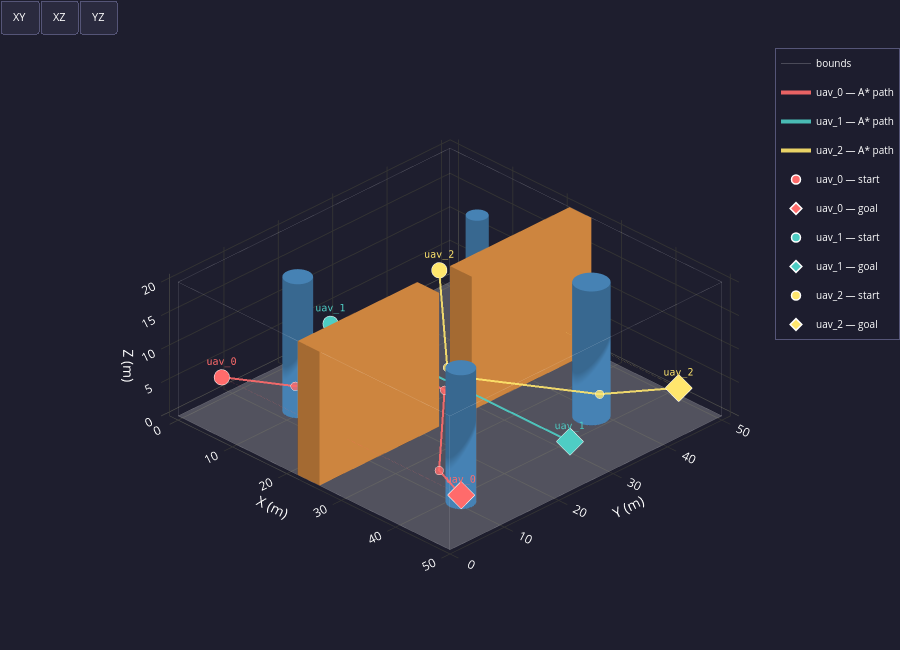

The code cell stored with this chart in its notebook:
### Code cell
# ── Cell 2 — Global Path Planning (A*) ──────────────────────────────────────
from global_planner import plan_paths, PlanResult, PlannerConfig
import logging
logging.getLogger("global_planner").setLevel(logging.WARNING)

PLANNER_CONFIG = os.path.join(_SWARM_DIR, "configs", "planner.yaml")

# ── Load planner config ───────────────────────────────────────────────────────
try:
    planner_cfg = PlannerConfig.from_yaml(PLANNER_CONFIG)
    w = env.world
    print(f"✓  Planner      [{os.path.basename(PLANNER_CONFIG)}]  "
          f"connectivity={planner_cfg.connectivity}  clearance={planner_cfg.clearance} voxel  "
          f"inflation={planner_cfg.inflation_radius} m")
except Exception as exc:
    print(f"✗  Planner      [{os.path.basename(PLANNER_CONFIG)}]  FAILED → {exc}")
    raise

# ── Apply obstacle inflation (rebuilds voxel grid if radius changed) ──────────
env.inflation_radius = planner_cfg.inflation_radius

# ── Run A* for all UAVs ───────────────────────────────────────────────────────
print(f"Running A* for {len(fleet.uavs)} UAVs  "
      f"(grid {env.world.nx}×{env.world.ny}×{env.world.nz})")

try:
    paths = plan_paths(env, fleet,
                       connectivity=planner_cfg.connectivity,
                       clearance=planner_cfg.clearance)
    for pr in paths:
        print(f"  ✓  {pr.uav_id:<10}  A*: {pr.n_astar_nodes:4d} nodes  "
              f"→  LOS: {pr.n_waypoints} waypoints  →  {pr.path_length:.1f} m")
except RuntimeError as exc:
    print(f"  ✗  A* FAILED — {exc}")
    raise

# ── Visualisation — same scene as Cell 1 + pruned paths ──────────────────────
plot_environment_3d(env, fleet=fleet, paths=paths)

### Figure 1 — Plotly figure (JSON) as saved in the notebook; plotly's stock layout.template omitted (floating-point values rounded to 4 significant figures; data arrays with more than 128 entries replaced by an {"elided": "..."} marker saying what was removed)
{"data": [{"color": "#EFEFEF", "flatshading": true, "hoverinfo": "skip", "i": [0, 0], "j": [1, 2], "k": [2, 3], "name": "floor", "opacity": 0.25, "showscale": false, "type": "mesh3d", "x": [0, 50, 50, 0], "y": [0, 0, 50, 50], "z": [0, 0, 0, 0]}, {"hoverinfo": "skip", "line": {"color": "white", "width": 1}, "mode": "lines", "name": "bounds", "opacity": 0.2, "type": "scatter3d", "x": [0, 50, null, 50, 50, null, 50, 0, null, 0, 0, null, 0, 50, null, 50, 50, null, 50, 0, null, 0, 0, null, 0, 0, null, 50, 50, null, 50, 50, null, 0, 0, null], "y": [0, 0, null, 0, 50, null, 50, 50, null, 50, 0, null, 0, 0, null, 0, 50, null, 50, 50, null, 50, 0, null, 0, 0, null, 0, 0, null, 50, 50, null, 50, 50, null], "z": [0, 0, null, 0, 0, null, 0, 0, null, 0, 0, null, 20, 20, null, 20, 20, null, 20, 20, null, 20, 20, null, 0, 20, null, 0, 20, null, 0, 20, null, 0, 20, null]}, {"color": "#4682B4", "flatshading": false, "hoverinfo": "skip", "i": {"elided": "160 int values"}, "j": {"elided": "160 int values"}, "k": {"elided": "160 int values"}, "name": "cyl_0", "opacity": 1, "showscale": false, "type": "mesh3d", "x": [12.0, 11.98, 11.9, 11.78, 11.62, 11.41, 11.18, 10.91, 10.62, 10.31, 10.0, 9.687, 9.382, 9.092, 8.824, 8.586, 8.382, 8.218, 8.098, 8.025, 8.0, 8.025, 8.098, 8.218, 8.382, 8.586, 8.824, 9.092, 9.382, 9.687, 10.0, 10.31, 10.62, 10.91, 11.18, 11.41, 11.62, 11.78, 11.9, 11.98, 12.0, 11.98, 11.9, 11.78, 11.62, 11.41, 11.18, 10.91, 10.62, 10.31, 10.0, 9.687, 9.382, 9.092, 8.824, 8.586, 8.382, 8.218, 8.098, 8.025, 8.0, 8.025, 8.098, 8.218, 8.382, 8.586, 8.824, 9.092, 9.382, 9.687, 10.0, 10.31, 10.62, 10.91, 11.18, 11.41, 11.62, 11.78, 11.9, 11.98, 10.0, 10.0], "y": [12.0, 12.31, 12.62, 12.91, 13.18, 13.41, 13.62, 13.78, 13.9, 13.98, 14.0, 13.98, 13.9, 13.78, 13.62, 13.41, 13.18, 12.91, 12.62, 12.31, 12.0, 11.69, 11.38, 11.09, 10.82, 10.59, 10.38, 10.22, 10.1, 10.02, 10.0, 10.02, 10.1, 10.22, 10.38, 10.59, 10.82, 11.09, 11.38, 11.69, 12.0, 12.31, 12.62, 12.91, 13.18, 13.41, 13.62, 13.78, 13.9, 13.98, 14.0, 13.98, 13.9, 13.78, 13.62, 13.41, 13.18, 12.91, 12.62, 12.31, 12.0, 11.69, 11.38, 11.09, 10.82, 10.59, 10.38, 10.22, 10.1, 10.02, 10.0, 10.02, 10.1, 10.22, 10.38, 10.59, 10.82, 11.09, 11.38, 11.69, 12.0, 12.0], "z": [0.0, 0.0, 0.0, 0.0, 0.0, 0.0, 0.0, 0.0, 0.0, 0.0, 0.0, 0.0, 0.0, 0.0, 0.0, 0.0, 0.0, 0.0, 0.0, 0.0, 0.0, 0.0, 0.0, 0.0, 0.0, 0.0, 0.0, 0.0, 0.0, 0.0, 0.0, 0.0, 0.0, 0.0, 0.0, 0.0, 0.0, 0.0, 0.0, 0.0, 20.0, 20.0, 20.0, 20.0, 20.0, 20.0, 20.0, 20.0, 20.0, 20.0, 20.0, 20.0, 20.0, 20.0, 20.0, 20.0, 20.0, 20.0, 20.0, 20.0, 20.0, 20.0, 20.0, 20.0, 20.0, 20.0, 20.0, 20.0, 20.0, 20.0, 20.0, 20.0, 20.0, 20.0, 20.0, 20.0, 20.0, 20.0, 20.0, 20.0, 0.0, 20.0]}, {"color": "#4682B4", "flatshading": false, "hoverinfo": "skip", "i": {"elided": "160 int values"}, "j": {"elided": "160 int values"}, "k": {"elided": "160 int values"}, "name": "cyl_1", "opacity": 1, "showscale": false, "type": "mesh3d", "x": [40.5, 40.47, 40.38, 40.23, 40.02, 39.77, 39.47, 39.13, 38.77, 38.39, 38.0, 37.61, 37.23, 36.87, 36.53, 36.23, 35.98, 35.77, 35.62, 35.53, 35.5, 35.53, 35.62, 35.77, 35.98, 36.23, 36.53, 36.87, 37.23, 37.61, 38.0, 38.39, 38.77, 39.13, 39.47, 39.77, 40.02, 40.23, 40.38, 40.47, 40.5, 40.47, 40.38, 40.23, 40.02, 39.77, 39.47, 39.13, 38.77, 38.39, 38.0, 37.61, 37.23, 36.87, 36.53, 36.23, 35.98, 35.77, 35.62, 35.53, 35.5, 35.53, 35.62, 35.77, 35.98, 36.23, 36.53, 36.87, 37.23, 37.61, 38.0, 38.39, 38.77, 39.13, 39.47, 39.77, 40.02, 40.23, 40.38, 40.47, 38.0, 38.0], "y": [38.0, 38.39, 38.77, 39.13, 39.47, 39.77, 40.02, 40.23, 40.38, 40.47, 40.5, 40.47, 40.38, 40.23, 40.02, 39.77, 39.47, 39.13, 38.77, 38.39, 38.0, 37.61, 37.23, 36.87, 36.53, 36.23, 35.98, 35.77, 35.62, 35.53, 35.5, 35.53, 35.62, 35.77, 35.98, 36.23, 36.53, 36.87, 37.23, 37.61, 38.0, 38.39, 38.77, 39.13, 39.47, 39.77, 40.02, 40.23, 40.38, 40.47, 40.5, 40.47, 40.38, 40.23, 40.02, 39.77, 39.47, 39.13, 38.77, 38.39, 38.0, 37.61, 37.23, 36.87, 36.53, 36.23, 35.98, 35.77, 35.62, 35.53, 35.5, 35.53, 35.62, 35.77, 35.98, 36.23, 36.53, 36.87, 37.23, 37.61, 38.0, 38.0], "z": [0.0, 0.0, 0.0, 0.0, 0.0, 0.0, 0.0, 0.0, 0.0, 0.0, 0.0, 0.0, 0.0, 0.0, 0.0, 0.0, 0.0, 0.0, 0.0, 0.0, 0.0, 0.0, 0.0, 0.0, 0.0, 0.0, 0.0, 0.0, 0.0, 0.0, 0.0, 0.0, 0.0, 0.0, 0.0, 0.0, 0.0, 0.0, 0.0, 0.0, 20.0, 20.0, 20.0, 20.0, 20.0, 20.0, 20.0, 20.0, 20.0, 20.0, 20.0, 20.0, 20.0, 20.0, 20.0, 20.0, 20.0, 20.0, 20.0, 20.0, 20.0, 20.0, 20.0, 20.0, 20.0, 20.0, 20.0, 20.0, 20.0, 20.0, 20.0, 20.0, 20.0, 20.0, 20.0, 20.0, 20.0, 20.0, 20.0, 20.0, 0.0, 20.0]}, {"color": "#4682B4", "flatshading": false, "hoverinfo": "skip", "i": {"elided": "160 int values"}, "j": {"elided": "160 int values"}, "k": {"elided": "160 int values"}, "name": "cyl_2", "opacity": 1, "showscale": false, "type": "mesh3d", "x": [16.5, 16.48, 16.43, 16.34, 16.21, 16.06, 15.88, 15.68, 15.46, 15.23, 15.0, 14.77, 14.54, 14.32, 14.12, 13.94, 13.79, 13.66, 13.57, 13.52, 13.5, 13.52, 13.57, 13.66, 13.79, 13.94, 14.12, 14.32, 14.54, 14.77, 15.0, 15.23, 15.46, 15.68, 15.88, 16.06, 16.21, 16.34, 16.43, 16.48, 16.5, 16.48, 16.43, 16.34, 16.21, 16.06, 15.88, 15.68, 15.46, 15.23, 15.0, 14.77, 14.54, 14.32, 14.12, 13.94, 13.79, 13.66, 13.57, 13.52, 13.5, 13.52, 13.57, 13.66, 13.79, 13.94, 14.12, 14.32, 14.54, 14.77, 15.0, 15.23, 15.46, 15.68, 15.88, 16.06, 16.21, 16.34, 16.43, 16.48, 15.0, 15.0], "y": [40.0, 40.23, 40.46, 40.68, 40.88, 41.06, 41.21, 41.34, 41.43, 41.48, 41.5, 41.48, 41.43, 41.34, 41.21, 41.06, 40.88, 40.68, 40.46, 40.23, 40.0, 39.77, 39.54, 39.32, 39.12, 38.94, 38.79, 38.66, 38.57, 38.52, 38.5, 38.52, 38.57, 38.66, 38.79, 38.94, 39.12, 39.32, 39.54, 39.77, 40.0, 40.23, 40.46, 40.68, 40.88, 41.06, 41.21, 41.34, 41.43, 41.48, 41.5, 41.48, 41.43, 41.34, 41.21, 41.06, 40.88, 40.68, 40.46, 40.23, 40.0, 39.77, 39.54, 39.32, 39.12, 38.94, 38.79, 38.66, 38.57, 38.52, 38.5, 38.52, 38.57, 38.66, 38.79, 38.94, 39.12, 39.32, 39.54, 39.77, 40.0, 40.0], "z": [0.0, 0.0, 0.0, 0.0, 0.0, 0.0, 0.0, 0.0, 0.0, 0.0, 0.0, 0.0, 0.0, 0.0, 0.0, 0.0, 0.0, 0.0, 0.0, 0.0, 0.0, 0.0, 0.0, 0.0, 0.0, 0.0, 0.0, 0.0, 0.0, 0.0, 0.0, 0.0, 0.0, 0.0, 0.0, 0.0, 0.0, 0.0, 0.0, 0.0, 20.0, 20.0, 20.0, 20.0, 20.0, 20.0, 20.0, 20.0, 20.0, 20.0, 20.0, 20.0, 20.0, 20.0, 20.0, 20.0, 20.0, 20.0, 20.0, 20.0, 20.0, 20.0, 20.0, 20.0, 20.0, 20.0, 20.0, 20.0, 20.0, 20.0, 20.0, 20.0, 20.0, 20.0, 20.0, 20.0, 20.0, 20.0, 20.0, 20.0, 0.0, 20.0]}, {"color": "#4682B4", "flatshading": false, "hoverinfo": "skip", "i": {"elided": "160 int values"}, "j": {"elided": "160 int values"}, "k": {"elided": "160 int values"}, "name": "cyl_3", "opacity": 1, "showscale": false, "type": "mesh3d", "x": [44.0, 43.98, 43.9, 43.78, 43.62, 43.41, 43.18, 42.91, 42.62, 42.31, 42.0, 41.69, 41.38, 41.09, 40.82, 40.59, 40.38, 40.22, 40.1, 40.02, 40.0, 40.02, 40.1, 40.22, 40.38, 40.59, 40.82, 41.09, 41.38, 41.69, 42.0, 42.31, 42.62, 42.91, 43.18, 43.41, 43.62, 43.78, 43.9, 43.98, 44.0, 43.98, 43.9, 43.78, 43.62, 43.41, 43.18, 42.91, 42.62, 42.31, 42.0, 41.69, 41.38, 41.09, 40.82, 40.59, 40.38, 40.22, 40.1, 40.02, 40.0, 40.02, 40.1, 40.22, 40.38, 40.59, 40.82, 41.09, 41.38, 41.69, 42.0, 42.31, 42.62, 42.91, 43.18, 43.41, 43.62, 43.78, 43.9, 43.98, 42.0, 42.0], "y": [10.0, 10.31, 10.62, 10.91, 11.18, 11.41, 11.62, 11.78, 11.9, 11.98, 12.0, 11.98, 11.9, 11.78, 11.62, 11.41, 11.18, 10.91, 10.62, 10.31, 10.0, 9.687, 9.382, 9.092, 8.824, 8.586, 8.382, 8.218, 8.098, 8.025, 8.0, 8.025, 8.098, 8.218, 8.382, 8.586, 8.824, 9.092, 9.382, 9.687, 10.0, 10.31, 10.62, 10.91, 11.18, 11.41, 11.62, 11.78, 11.9, 11.98, 12.0, 11.98, 11.9, 11.78, 11.62, 11.41, 11.18, 10.91, 10.62, 10.31, 10.0, 9.687, 9.382, 9.092, 8.824, 8.586, 8.382, 8.218, 8.098, 8.025, 8.0, 8.025, 8.098, 8.218, 8.382, 8.586, 8.824, 9.092, 9.382, 9.687, 10.0, 10.0], "z": [0.0, 0.0, 0.0, 0.0, 0.0, 0.0, 0.0, 0.0, 0.0, 0.0, 0.0, 0.0, 0.0, 0.0, 0.0, 0.0, 0.0, 0.0, 0.0, 0.0, 0.0, 0.0, 0.0, 0.0, 0.0, 0.0, 0.0, 0.0, 0.0, 0.0, 0.0, 0.0, 0.0, 0.0, 0.0, 0.0, 0.0, 0.0, 0.0, 0.0, 20.0, 20.0, 20.0, 20.0, 20.0, 20.0, 20.0, 20.0, 20.0, 20.0, 20.0, 20.0, 20.0, 20.0, 20.0, 20.0, 20.0, 20.0, 20.0, 20.0, 20.0, 20.0, 20.0, 20.0, 20.0, 20.0, 20.0, 20.0, 20.0, 20.0, 20.0, 20.0, 20.0, 20.0, 20.0, 20.0, 20.0, 20.0, 20.0, 20.0, 0.0, 20.0]}, {"color": "#CD853F", "flatshading": true, "hoverinfo": "skip", "i": [7, 0, 0, 0, 4, 4, 6, 6, 4, 0, 3, 2], "j": [3, 4, 1, 2, 5, 6, 5, 2, 0, 1, 6, 3], "k": [0, 7, 2, 7, 6, 7, 1, 1, 5, 5, 7, 6], "name": "passage_wall_south", "opacity": 1, "showscale": false, "type": "mesh3d", "x": [22, 26, 26, 22, 22, 26, 26, 22], "y": [0, 0, 22, 22, 0, 0, 22, 22], "z": [0, 0, 0, 0, 20, 20, 20, 20]}, {"color": "#CD853F", "flatshading": true, "hoverinfo": "skip", "i": [7, 0, 0, 0, 4, 4, 6, 6, 4, 0, 3, 2], "j": [3, 4, 1, 2, 5, 6, 5, 2, 0, 1, 6, 3], "k": [0, 7, 2, 7, 6, 7, 1, 1, 5, 5, 7, 6], "name": "passage_wall_north", "opacity": 1, "showscale": false, "type": "mesh3d", "x": [22, 26, 26, 22, 22, 26, 26, 22], "y": [28, 28, 50, 50, 28, 28, 50, 50], "z": [0, 0, 0, 0, 20, 20, 20, 20]}, {"hovertemplate": "<b>uav_0 — A* path</b><br>x=%{x:.1f}  y=%{y:.1f}  z=%{z:.1f}<extra></extra>", "legendgroup": "uav_0_path", "line": {"color": "#FF6B6B", "width": 4}, "mode": "lines", "name": "uav_0 — A* path", "opacity": 0.9, "showlegend": true, "type": "scatter3d", "x": [3, 11.75, 14.25, 21.75, 26.25, 40.75, 47], "y": [5, 9.75, 13.75, 22.75, 22.75, 7.25, 5], "z": [5, 5.25, 5.25, 5.25, 5.25, 5.25, 5]}, {"hoverinfo": "skip", "legendgroup": "uav_0_path", "marker": {"color": "#FF6B6B", "line": {"color": "white", "width": 1}, "size": 5}, "mode": "markers", "opacity": 0.8, "showlegend": false, "type": "scatter3d", "x": [11.75, 14.25, 21.75, 26.25, 40.75], "y": [9.75, 13.75, 22.75, 22.75, 7.25], "z": [5.25, 5.25, 5.25, 5.25, 5.25]}, {"hovertemplate": "<b>uav_1 — A* path</b><br>x=%{x:.1f}  y=%{y:.1f}  z=%{z:.1f}<extra></extra>", "legendgroup": "uav_1_path", "line": {"color": "#4ECDC4", "width": 4}, "mode": "lines", "name": "uav_1 — A* path", "opacity": 0.9, "showlegend": true, "type": "scatter3d", "x": [3, 47], "y": [25, 25], "z": [5, 5]}, {"hovertemplate": "<b>uav_2 — A* path</b><br>x=%{x:.1f}  y=%{y:.1f}  z=%{z:.1f}<extra></extra>", "legendgroup": "uav_2_path", "line": {"color": "#FFE66D", "width": 4}, "mode": "lines", "name": "uav_2 — A* path", "opacity": 0.9, "showlegend": true, "type": "scatter3d", "x": [3, 22.25, 26.25, 41.25, 47], "y": [45, 27.25, 27.25, 36.25, 45], "z": [5, 5.25, 5.25, 5.25, 5]}, {"hoverinfo": "skip", "legendgroup": "uav_2_path", "marker": {"color": "#FFE66D", "line": {"color": "white", "width": 1}, "size": 5}, "mode": "markers", "opacity": 0.8, "showlegend": false, "type": "scatter3d", "x": [22.25, 26.25, 41.25], "y": [27.25, 27.25, 36.25], "z": [5.25, 5.25, 5.25]}, {"hovertemplate": "<b>uav_0 — start</b><br>x=3.0  y=5.0  z=5.0<extra></extra>", "legendgroup": "uav_0_start", "marker": {"color": "#FF6B6B", "line": {"color": "white", "width": 1.5}, "size": 9, "symbol": "circle"}, "mode": "markers+text", "name": "uav_0 — start", "showlegend": true, "text": ["uav_0"], "textfont": {"color": "#FF6B6B", "family": "monospace", "size": 10}, "textposition": "top center", "type": "scatter3d", "x": [3], "y": [5], "z": [5]}, {"hovertemplate": "<b>uav_0 — goal</b><br>x=47.0  y=5.0  z=5.0<extra></extra>", "legendgroup": "uav_0_goal", "marker": {"color": "#FF6B6B", "line": {"color": "white", "width": 1.5}, "size": 9, "symbol": "diamond"}, "mode": "markers+text", "name": "uav_0 — goal", "showlegend": true, "text": ["uav_0"], "textfont": {"color": "#FF6B6B", "family": "monospace", "size": 10}, "textposition": "top center", "type": "scatter3d", "x": [47], "y": [5], "z": [5]}, {"hoverinfo": "skip", "legendgroup": "uav_0_start", "line": {"color": "#FF6B6B", "dash": "dot", "width": 1.5}, "mode": "lines", "opacity": 0.35, "showlegend": false, "type": "scatter3d", "x": [3, 47], "y": [5, 5], "z": [5, 5]}, {"hovertemplate": "<b>uav_1 — start</b><br>x=3.0  y=25.0  z=5.0<extra></extra>", "legendgroup": "uav_1_start", "marker": {"color": "#4ECDC4", "line": {"color": "white", "width": 1.5}, "size": 9, "symbol": "circle"}, "mode": "markers+text", "name": "uav_1 — start", "showlegend": true, "text": ["uav_1"], "textfont": {"color": "#4ECDC4", "family": "monospace", "size": 10}, "textposition": "top center", "type": "scatter3d", "x": [3], "y": [25], "z": [5]}, {"hovertemplate": "<b>uav_1 — goal</b><br>x=47.0  y=25.0  z=5.0<extra></extra>", "legendgroup": "uav_1_goal", "marker": {"color": "#4ECDC4", "line": {"color": "white", "width": 1.5}, "size": 9, "symbol": "diamond"}, "mode": "markers+text", "name": "uav_1 — goal", "showlegend": true, "text": ["uav_1"], "textfont": {"color": "#4ECDC4", "family": "monospace", "size": 10}, "textposition": "top center", "type": "scatter3d", "x": [47], "y": [25], "z": [5]}, {"hoverinfo": "skip", "legendgroup": "uav_1_start", "line": {"color": "#4ECDC4", "dash": "dot", "width": 1.5}, "mode": "lines", "opacity": 0.35, "showlegend": false, "type": "scatter3d", "x": [3, 47], "y": [25, 25], "z": [5, 5]}, {"hovertemplate": "<b>uav_2 — start</b><br>x=3.0  y=45.0  z=5.0<extra></extra>", "legendgroup": "uav_2_start", "marker": {"color": "#FFE66D", "line": {"color": "white", "width": 1.5}, "size": 9, "symbol": "circle"}, "mode": "markers+text", "name": "uav_2 — start", "showlegend": true, "text": ["uav_2"], "textfont": {"color": "#FFE66D", "family": "monospace", "size": 10}, "textposition": "top center", "type": "scatter3d", "x": [3], "y": [45], "z": [5]}, {"hovertemplate": "<b>uav_2 — goal</b><br>x=47.0  y=45.0  z=5.0<extra></extra>", "legendgroup": "uav_2_goal", "marker": {"color": "#FFE66D", "line": {"color": "white", "width": 1.5}, "size": 9, "symbol": "diamond"}, "mode": "markers+text", "name": "uav_2 — goal", "showlegend": true, "text": ["uav_2"], "textfont": {"color": "#FFE66D", "family": "monospace", "size": 10}, "textposition": "top center", "type": "scatter3d", "x": [47], "y": [45], "z": [5]}, {"hoverinfo": "skip", "legendgroup": "uav_2_start", "line": {"color": "#FFE66D", "dash": "dot", "width": 1.5}, "mode": "lines", "opacity": 0.35, "showlegend": false, "type": "scatter3d", "x": [3, 47], "y": [45, 45], "z": [5, 5]}], "layout": {"height": 650, "legend": {"bgcolor": "rgba(30,30,46,0.85)", "bordercolor": "#555577", "borderwidth": 1, "font": {"color": "white", "size": 10}, "x": 1, "xanchor": "right", "y": 1, "yanchor": "top"}, "margin": {"b": 0, "l": 0, "r": 0, "t": 40}, "paper_bgcolor": "#1E1E2E", "scene": {"aspectmode": "data", "bgcolor": "#1E1E2E", "camera": {"eye": {"x": 1.5, "y": -1.5, "z": 1.2}, "projection": {"type": "orthographic"}}, "xaxis": {"color": "white", "gridcolor": "#333333", "showbackground": false, "title": {"text": "X (m)"}, "zerolinecolor": "#555555"}, "yaxis": {"color": "white", "gridcolor": "#333333", "showbackground": false, "title": {"text": "Y (m)"}, "zerolinecolor": "#555555"}, "zaxis": {"color": "white", "gridcolor": "#333333", "showbackground": false, "title": {"text": "Z (m)"}, "zerolinecolor": "#555555"}}, "showlegend": true, "updatemenus": [{"bgcolor": "#2A2A3E", "bordercolor": "#555577", "buttons": [{"args": ["scene.camera", {"center": {"x": 0, "y": 0, "z": 0}, "eye": {"x": 0, "y": 0, "z": 2.5}, "projection": {"type": "orthographic"}, "up": {"x": 0, "y": 1, "z": 0}}], "label": "XY", "method": "relayout"}, {"args": ["scene.camera", {"center": {"x": 0, "y": 0, "z": 0}, "eye": {"x": 0, "y": -2.5, "z": 0}, "projection": {"type": "orthographic"}, "up": {"x": 0, "y": 0, "z": 1}}], "label": "XZ", "method": "relayout"}, {"args": ["scene.camera", {"center": {"x": 0, "y": 0, "z": 0}, "eye": {"x": 2.5, "y": 0, "z": 0}, "projection": {"type": "orthographic"}, "up": {"x": 0, "y": 0, "z": 1}}], "label": "YZ", "method": "relayout"}], "direction": "right", "font": {"color": "white", "size": 11}, "showactive": false, "type": "buttons", "x": 0, "xanchor": "left", "y": 1.08, "yanchor": "top"}], "width": 900}}
